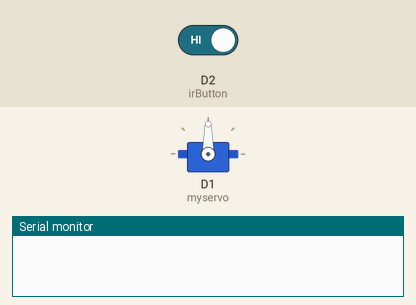
This sketch was run on a simulated ESP8266 (NodeMCU). On the bench: servo, the last lines printed to the serial monitor. The test bench sets the inputs (shaded band); at power-on: D2 (irButton) HIGH.

Above: at 1.2 s.
1.3 s: D2 (irButton) driven LOW
At 1.75 s:
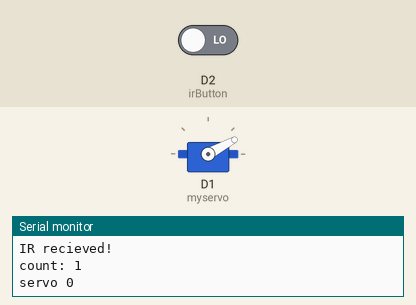
4.3 s: D2 (irButton) driven HIGH
At 5.13 s:
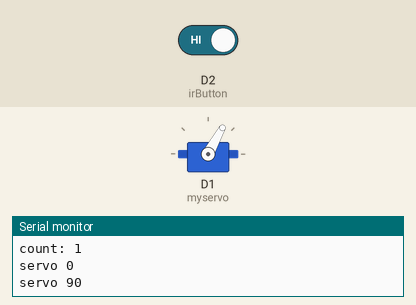
At 7.4 s:
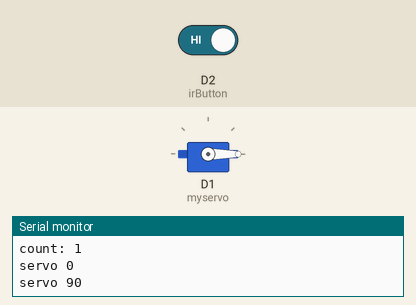
Timing chart, 0 to 8.9 s (numbered marks = the images above; inputs shaded):
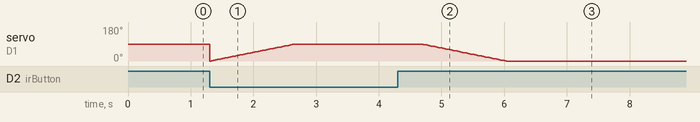

Measured:
- after the input at 4.3 s, servo on D1 (myservo): goes on until 6.0 s, then stays 0°

The sketch:

ir-servo.ino
```cpp
#include <Servo.h>
int irButton = D2;
int irRecievedCount = 0;


Servo myservo;

// the setup routine runs once when you press reset:
void setup() {
  // initialize serial communication at 9600 bits per second:
  Serial.begin(9600);

  // make the irButton's pin an input:
  pinMode(irButton, INPUT_PULLUP);
  myservo.attach(D1);  // attaches the servo on GIO2 to the servo object
}

// the loop routine runs over and over again forever:

void loop() {
  // read the input pin:
    int buttonState = digitalRead(irButton);

  // print out the state of the button:
    if (buttonState == 0){
        irRecievedCount++;

        Serial.println("IR recieved!");
        Serial.print("count: ");
        Serial.println(irRecievedCount);

        int pos;
        Serial.println("servo 0");
        for (pos = 0; pos <= 90; pos += 1) { // goes from 0 degrees to 180 degrees
            // in steps of 1 degree
            myservo.write(pos);              // tell servo to go to position in variable 'pos'
            delay(15);                       // waits 15ms for the servo to reach the position
        }

        Serial.println("servo 90");
        delay(2000);

      for (pos = 90; pos >= 0; pos -= 1) { // goes from 180 degrees to 0 degrees
        myservo.write(pos);              // tell servo to go to position in variable 'pos'
        delay(15);                       // waits 15ms for the servo to reach the position
      }
    }
    delay(100);
}
```
